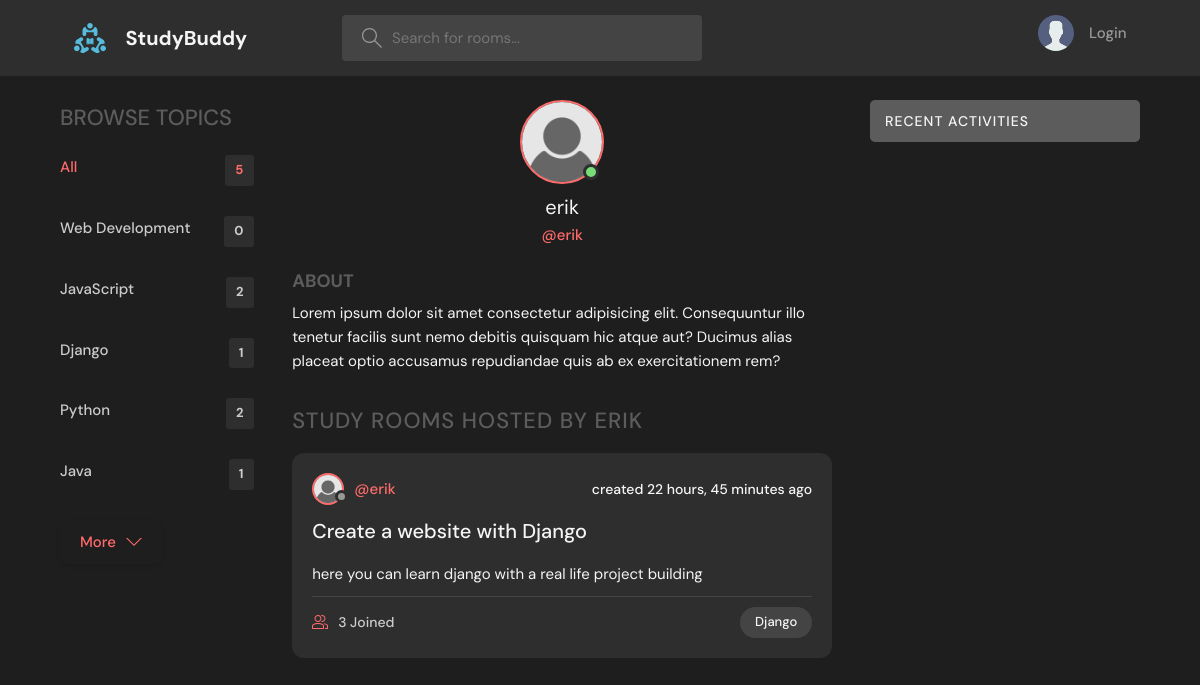
Screenshot of /profile/3/ with the database file from the repository.
### base/models.py (models this page shows, shortened)
class Topic(models.Model):
    name = models.CharField(max_length=50)
    def __str__(self):
        return self.name

class Room(models.Model):
    host = models.ForeignKey(User,on_delete = models.SET_NULL, null = True)
    topic = models.ForeignKey(Topic,on_delete = models.SET_NULL , null = True)
    name = models.CharField(max_length=200)
    description = models.TextField(null = True, blank = True)
    participants = models.ManyToManyField(User, related_name = 'participants',blank =True)
    updated = models.DateTimeField(auto_now = True)
    created = models.DateTimeField(auto_now_add = True)
    class Meta:
        ordering = ['-updated','-created']

### base/views.py (the view)
# urls.py: path('profile/<str:pk>/', views.userProfile, name = "user-profile"),
def userProfile(request,pk):
    user = User.objects.get(id=pk)
    rooms = user.room_set.all()
    room_messages = user.message_set.all()
    topics = Topic.objects.all()
    context = {'user': user, 'rooms':rooms,
               'topics':topics,'room_messages' : room_messages}
    return render(request,'base/profile.html',context)

### base/templates/base/profile.html (shortened to what this page needs)
{%extends 'main.html'%}
{%load static%}
{%block content%}
<main class="profile-page layout layout--3">
  <div class="container">
    {%include 'base/topics_component.html'%}
    <div class="roomList">
      <div class="profile">
        <div class="profile__avatar">
          <div class="avatar avatar--large active">
            <img src="{%static 'images/profile.png'%}" />
          </div>
        </div>
        <div class="profile__info">
          <h3>{{user.username}}</h3>
          <p>@{{user.username}}</p>
        </div>
        <div class="profile__about">
          <h3>About</h3>
          <p>
            Lorem ipsum dolor sit amet consectetur adipisicing elit. Consequuntur illo tenetur
            facilis sunt nemo debitis quisquam hic atque aut? Ducimus alias placeat optio
            accusamus repudiandae quis ab ex exercitationem rem?
          </p>
        </div>
      </div>
      <div class="roomList__header">
        <div>
          <h2>Study Rooms Hosted by {{user.username}}</a>
          </h2>
        </div>
      </div>
      {%include 'base/feed_component.html'%}
    </div>
    {%include 'base/activity_component.html'%}
  </div>
</main>
{%endblock content %}

### base/templates/base/topics_component.html
<div class="topics">
    <div class="topics__header">
        <h2>Browse Topics</h2>
    </div>
    <ul class="topics__list">
        <li>
            <a href="{%url 'home'%}" class="active">All <span>{{topics.count}}</span></a>
        </li>
        {% for topic in topics%}
        <li>
            <a href="{%url 'home'%}?q={{topic.name}}">{{topic.name}} <span>{{topic.room_set.all.count}}</span></a>
        </li>
        {% endfor %}
    </ul>
    <a class="btn btn--link" href="topics.html">
        More
        <svg version="1.1" xmlns="http://www.w3.org/2000/svg" width="32" height="32" viewBox="0 0 32 32">
            <title>chevron-down</title>
            <path d="M16 21l-13-13h-3l16 16 16-16h-3l-13 13z"></path>
        </svg>
    </a>
</div>

### base/templates/base/feed_component.html (shortened to what this page needs)
{%load static %}
{%for room in rooms%}
<div class="roomListRoom">
    <div class="roomListRoom__header">
        <a href="{%url 'user-profile' room.host.id %}" class="roomListRoom__author">
            <div class="avatar avatar--small">
                <img src="{%static 'images/profile.png'%}" />
            </div>
            <span>@{{room.host.username}}</span>
        </a>
        <div class="roomListRoom__actions">
            <span>created {{room.created | timesince}} ago</span>
        </div>
    </div>
    <div class="roomListRoom__content">
        <a href="{% url 'room' room.id %}">{{room.name}}</a>
        <p>
            {{room.description}}
        </p>
    </div>
    <div class="roomListRoom__meta">
        <a href="{% url 'room' room.id %}" class="roomListRoom__joined">
            {{room.participants.all.count}} Joined
        </a>
        <p class="roomListRoom__topic">{{room.topic}}</p>
    </div>
</div>
{% endfor %}

### rows the page displays
Topic: name "Web Development", room_set.all.count "0"
Topic: name "JavaScript", room_set.all.count "2"
Topic: name "Django", room_set.all.count "1"
Topic: name "Python", room_set.all.count "2"
Topic: name "Java", room_set.all.count "1"
Room: host.username "erik", created "22 hours, 45 minutes", name "Create a website with Django", description "here you can learn django with a real life project building", participants.all.count "3", topic "Django"

### other values shown
{{ topics.count }} "5"
{{ user.username }} "erik"
{{ user.username }} "ERIK"
